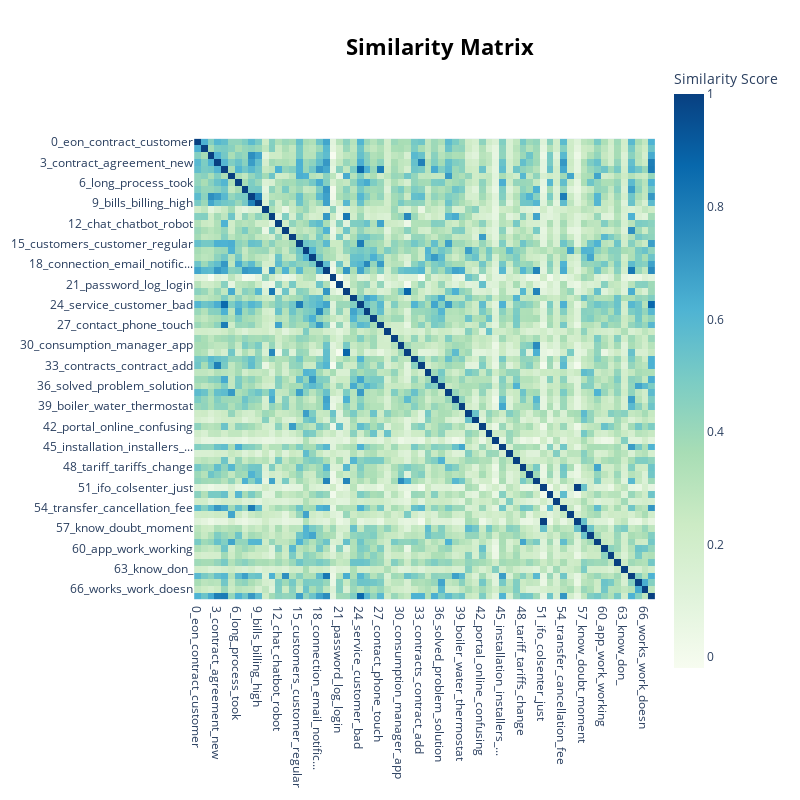

Notebook source saved alongside this figure:
### Code cell
heatmap_bert = model_bert.visualize_heatmap()
heatmap_bert.write_html('heatmap_bert.html')
heatmap_bert

### Figure 1 — Plotly figure (JSON) as saved in the notebook; plotly's stock layout.template omitted (floating-point values rounded to 4 significant figures; data arrays with more than 128 entries replaced by an {"elided": "..."} marker saying what was removed)
{"data": [{"coloraxis": "coloraxis", "name": "0", "x": ["0_eon_contract_customer", "1_essent_years_customer", "2_invoice_invoices_receive", "3_contract_agreement_new", "4_phone_minutes_service", "5_price_prices_suppliers", "6_long_process_took", "7_meter_reading_readings", "8_payment_installment_euros", "9_bills_billing_high", "10_recommend_recommendation...", "11_energy_supplier_recommend", "12_chat_chatbot_robot", "13_power_outage_announced", "14_website_site_page", "15_customers_customer_regular", "16_accessible_reduce_poorly", "17_communication_conversati...", "18_connection_email_notific...", "19_gas_electricity_contract", "20_choice_decide_choose", "21_password_log_login", "22_electricity_energy_price", "23_question_answer_questions", "24_service_customer_bad", "25_request_response_requests", "26_information_confusing_un...", "27_contact_phone_touch", "28_look_amateurish_", "29_rating_influenced_score", "30_consumption_manager_app", "31_electricity_lower_grid", "32_innogy_client_polska", "33_contracts_contract_add", "34_satisfied_happy_good", "35_employee_lady_question", "36_solved_problem_solution", "37_providers_provider_company", "38_solar_panels_cells", "39_boiler_water_thermostat", "40_know_cheaper_accessibility", "41_talk_friends_don", "42_portal_online_confusing", "43_wrote_described_note", "44_cena_know_champion", "45_installation_installers_...", "46_se_ºã_hatrid", "47_helped_help_noded", "48_tariff_tariffs_change", "49_annual_statement_accounts", "50_cubic_consumption_gas", "51_ifo_colsenter_just", "52_transcription_transcript...", "53_nee_know_ne", "54_transfer_cancellation_fee", "55_reduce_price_expensive", "56_nope_guessing_purely", "57_know_doubt_moment", "58_promises_faster_promise", "59_rates_rate_increase", "60_app_work_working", "61_accessibility_poor_acces...", "62_survey_surveys_questionn...", "63_know_don_", "64_electricity_connection_e...", "65_malfunction_error_malfun...", "66_works_work_doesn", "67_complaint_contract_contr..."], "y": ["0_eon_contract_customer", "1_essent_years_customer", "2_invoice_invoices_receive", "3_contract_agreement_new", "4_phone_minutes_service", "5_price_prices_suppliers", "6_long_process_took", "7_meter_reading_readings", "8_payment_installment_euros", "9_bills_billing_high", "10_recommend_recommendation...", "11_energy_supplier_recommend", "12_chat_chatbot_robot", "13_power_outage_announced", "14_website_site_page", "15_customers_customer_regular", "16_accessible_reduce_poorly", "17_communication_conversati...", "18_connection_email_notific...", "19_gas_electricity_contract", "20_choice_decide_choose", "21_password_log_login", "22_electricity_energy_price", "23_question_answer_questions", "24_service_customer_bad", "25_request_response_requests", "26_information_confusing_un...", "27_contact_phone_touch", "28_look_amateurish_", "29_rating_influenced_score", "30_consumption_manager_app", "31_electricity_lower_grid", "32_innogy_client_polska", "33_contracts_contract_add", "34_satisfied_happy_good", "35_employee_lady_question", "36_solved_problem_solution", "37_providers_provider_company", "38_solar_panels_cells", "39_boiler_water_thermostat", "40_know_cheaper_accessibility", "41_talk_friends_don", "42_portal_online_confusing", "43_wrote_described_note", "44_cena_know_champion", "45_installation_installers_...", "46_se_ºã_hatrid", "47_helped_help_noded", "48_tariff_tariffs_change", "49_annual_statement_accounts", "50_cubic_consumption_gas", "51_ifo_colsenter_just", "52_transcription_transcript...", "53_nee_know_ne", "54_transfer_cancellation_fee", "55_reduce_price_expensive", "56_nope_guessing_purely", "57_know_doubt_moment", "58_promises_faster_promise", "59_rates_rate_increase", "60_app_work_working", "61_accessibility_poor_acces...", "62_survey_surveys_questionn...", "63_know_don_", "64_electricity_connection_e...", "65_malfunction_error_malfun...", "66_works_work_doesn", "67_complaint_contract_contr..."], "z": {"elided": "68x68 float values"}, "type": "heatmap", "xaxis": "x", "yaxis": "y", "hovertemplate": "x: %{x}<br>y: %{y}<br>Similarity Score: %{z}<extra></extra>"}], "layout": {"xaxis": {"anchor": "y", "domain": [0.0, 1.0], "scaleanchor": "y", "constrain": "domain"}, "yaxis": {"anchor": "x", "domain": [0.0, 1.0], "autorange": "reversed", "constrain": "domain"}, "coloraxis": {"colorbar": {"title": {"text": "Similarity Score"}}, "colorscale": [[0.0, "rgb(247,252,240)"], [0.125, "rgb(224,243,219)"], [0.25, "rgb(204,235,197)"], [0.375, "rgb(168,221,181)"], [0.5, "rgb(123,204,196)"], [0.625, "rgb(78,179,211)"], [0.75, "rgb(43,140,190)"], [0.875, "rgb(8,104,172)"], [1.0, "rgb(8,64,129)"]]}, "margin": {"t": 60}, "title": {"font": {"size": 22, "color": "Black"}, "text": "<b>Similarity Matrix</b>", "y": 0.95, "x": 0.55, "xanchor": "center", "yanchor": "top"}, "hoverlabel": {"font": {"size": 16, "family": "Rockwell"}, "bgcolor": "white"}, "width": 800, "height": 800, "showlegend": true, "legend": {"title": {"text": "Trend"}}}}
